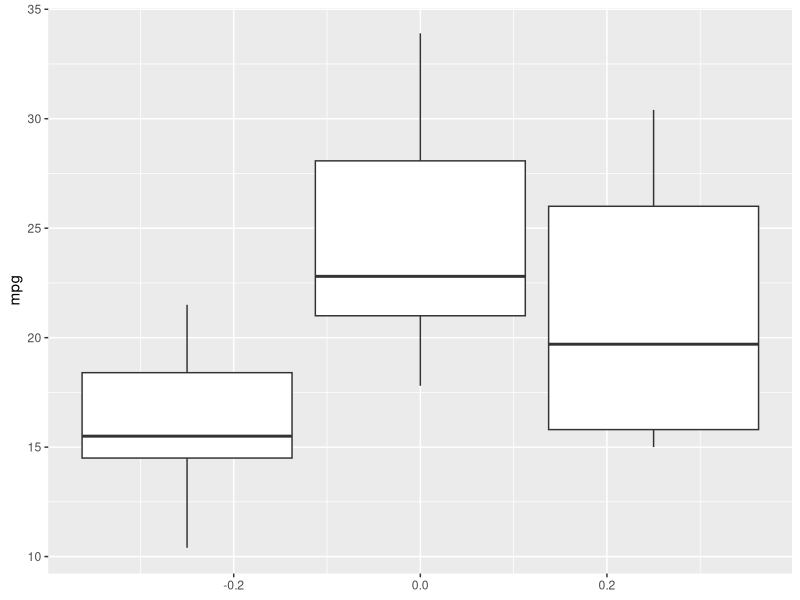

Source code (R): (Note: this script raises an error after producing the figure.)
library("sessioninfo")
library("here")
library("ggplot2")

## Hello world
print("Soy Mike")

## Directorios
dir_plots <- here::here("figuras")
dir_rdata <- here::here("processed-data")

## Crear directorio para las figuras y archivos
dir.create(dir_plots, showWarnings = FALSE)
dir.create(dir_rdata, showWarnings = FALSE)

## Hacer una imagen de ejemplo
pdf(file.path(dir_plots, "mtcars_gear_vs_mpg.pdf"),
    useDingbats = FALSE
)
ggplot(mtcars, aes(group = gear, y = mpg)) +
  geom_boxplot()
dev.off()

## Para reproducir mi código
options(width = 120)
sessioninfo::session_info()
